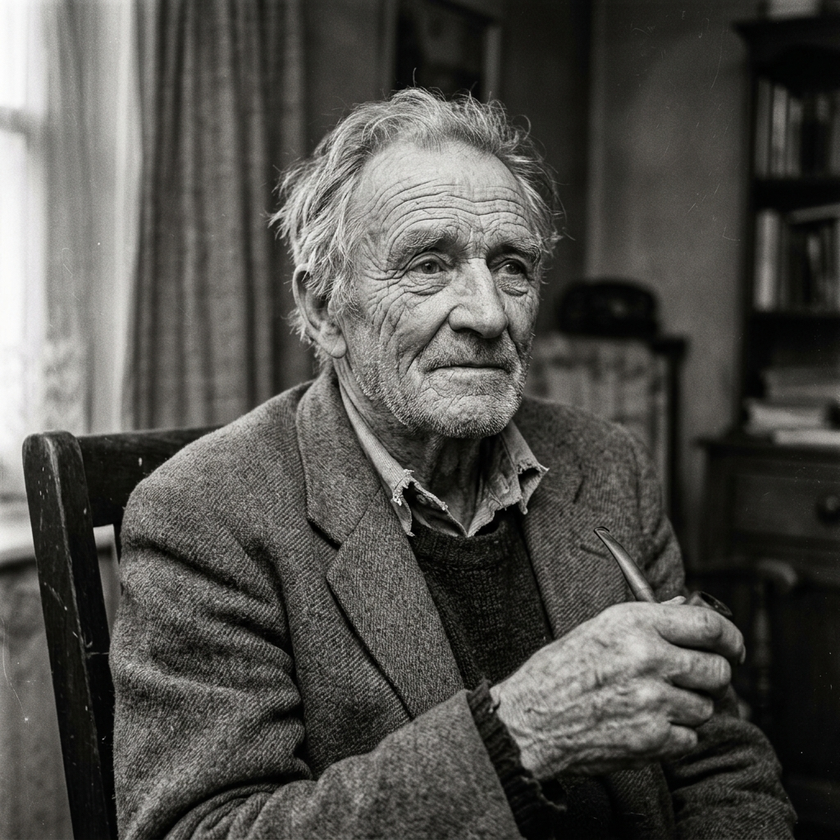
#> input picture contrast_enhancer/test_images/test_bw.png, 840 x 840 px, shrunk from 1024 x 1024 before the run
$ python -i engine.py   (imports and definitions only)
#> lines starting #> are read from the running program, lines starting #| are printed output that depends on the picture
import cv2
import numpy as np

class ImageEngine:
    """
    Handles all image processing operations.
    Modular design allows for easy extension of algorithms.
    """

    @staticmethod
    def equalize_grayscale(image_np):
        """Applies Histogram Equalization to a grayscale image."""
        if len(image_np.shape) == 3:
            image_np = cv2.cvtColor(image_np, cv2.COLOR_RGB2GRAY)
        return cv2.equalizeHist(image_np)

    @staticmethod
    def equalize_color(image_np):
        """
        Applies Histogram Equalization to a color image.
        Converts to YCrCb to equalize only the Luminance (Y) channel.
        This prevents hue shifts and color distortion.
        """
        # Convert BGR to YCrCb (OpenCV uses BGR by default, but we'll handle RGB from PIL)
        img_y_cr_cb = cv2.cvtColor(image_np, cv2.COLOR_RGB2YCrCb)
#> img_y_cr_cb: shape (840, 840, 3); mean of channels 0, 1, 2 79.4, 128.9, 125.8

        # Split channels
        y, cr, cb = cv2.split(img_y_cr_cb)

        # Equalize the Y channel
        y_eq = cv2.equalizeHist(y)
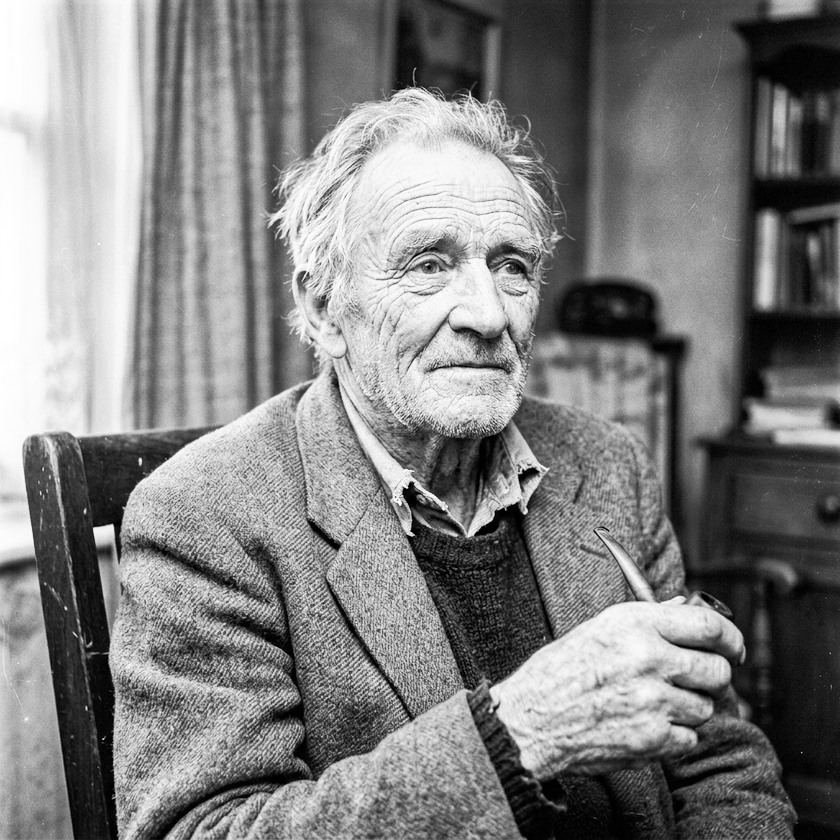
#> y_eq: shape (840, 840); min 0, max 255, mean 128.1

        # Merge back
        img_eq_y_cr_cb = cv2.merge([y_eq, cr, cb])
#> img_eq_y_cr_cb: shape (840, 840, 3); mean of channels 0, 1, 2 128.1, 128.9, 125.8

        # Convert back to RGB
        return cv2.cvtColor(img_eq_y_cr_cb, cv2.COLOR_YCrCb2RGB)

    @staticmethod
    def get_histogram_data(image_np):
        """Calculates histogram data for visualization."""
        if len(image_np.shape) == 2:
            hist = cv2.calcHist([image_np], [0], None, [256], [0, 256])
            return {'Gray': hist}
        else:
            # Color channels
            channels = ('R', 'G', 'B')
            hists = {}
            for i, col in enumerate(channels):
                hists[col] = cv2.calcHist([image_np], [i], None, [256], [0, 256])
            return hists

>>> import cv2
>>> picture = cv2.cvtColor(cv2.imread('../test_images/test_bw.png'), cv2.COLOR_BGR2RGB)
>>> result = ImageEngine().equalize_color(picture)

$ run again, on contrast_enhancer/test_images/test_color_1.png
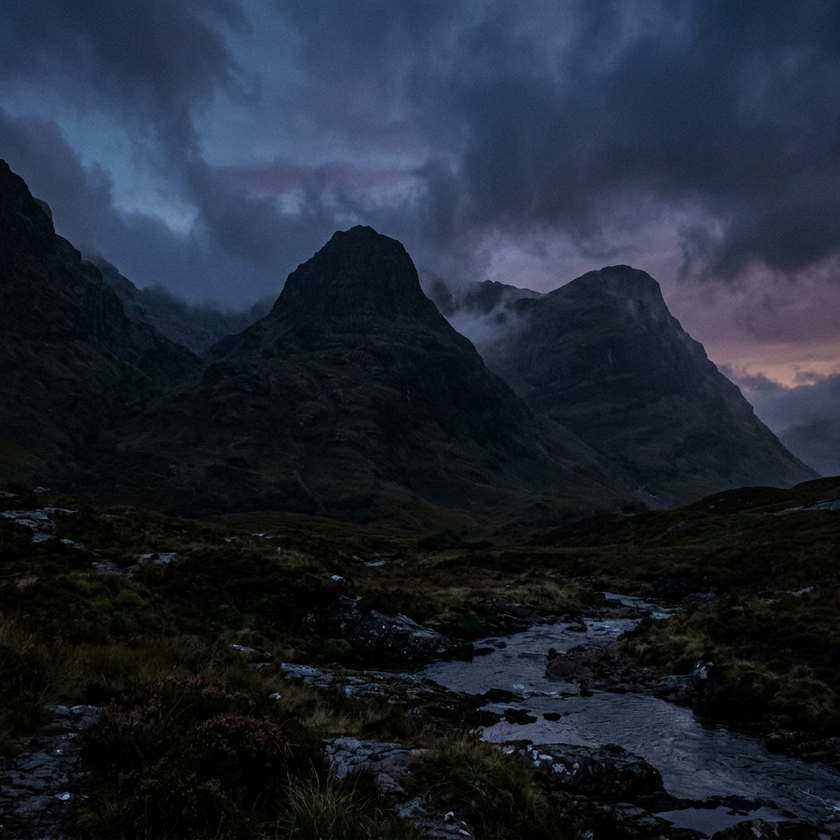
#> input picture contrast_enhancer/test_images/test_color_1.png, 840 x 840 px, shrunk from 1024 x 1024 before the run
#> img_y_cr_cb: shape (840, 840, 3); mean of channels 0, 1, 2 36.7, 123.2, 135.2
#> in equalize_color, `y, cr, cb = cv2.split(img_y_cr_cb)`:
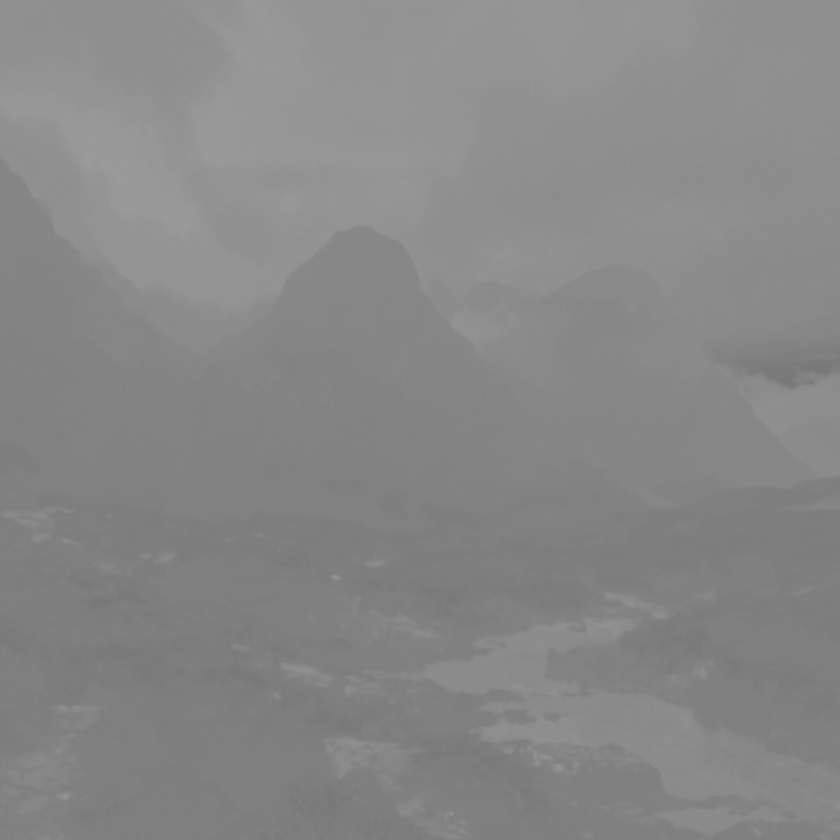
#> cb: shape (840, 840); min 118, max 155, mean 135.2
#> img_eq_y_cr_cb: shape (840, 840, 3); mean of channels 0, 1, 2 126.9, 123.2, 135.2
#> in equalize_color, `return cv2.cvtColor(img_eq_y_cr_cb, cv2.COLOR_YCrCb2RGB)`:
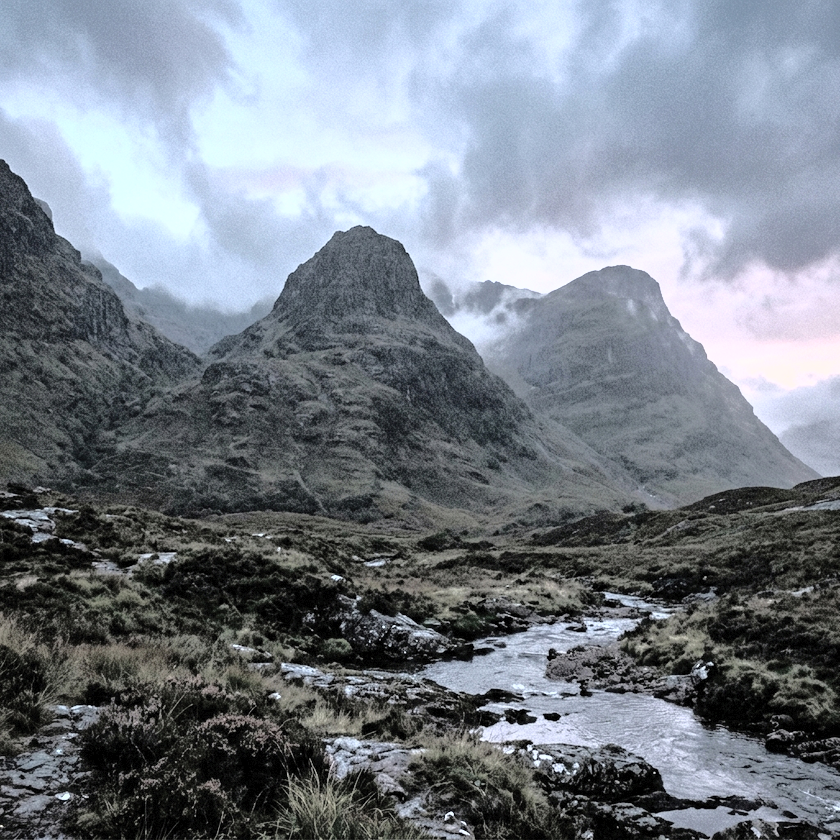
#> returned value: shape (840, 840, 3); mean R, G, B 120.1, 127.8, 137.6

$ run again, on contrast_enhancer/test_images/test_color_2.png
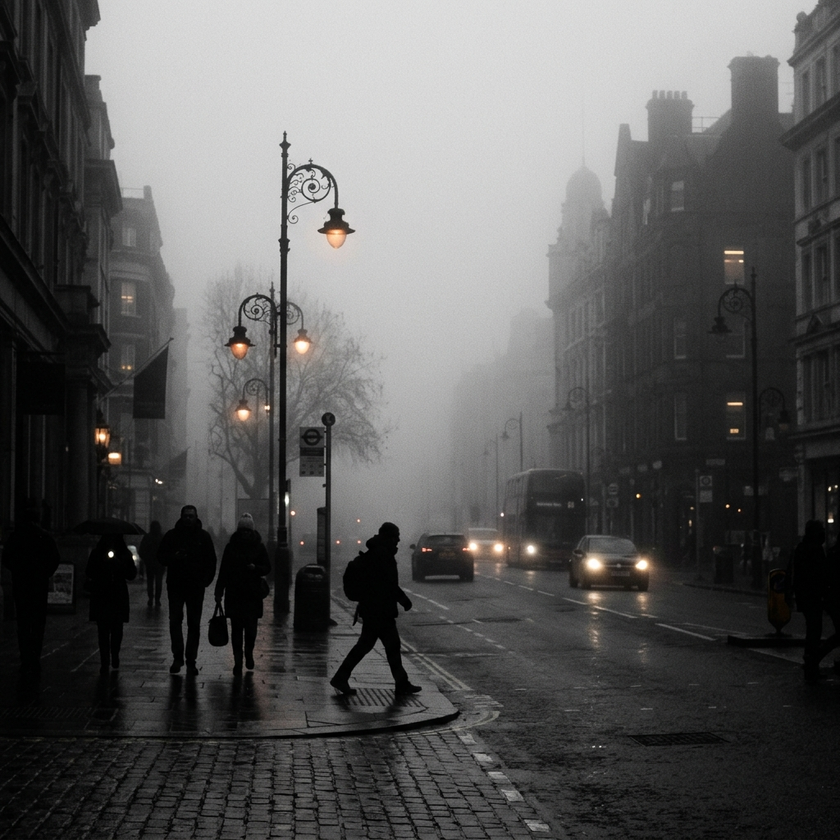
#> input picture contrast_enhancer/test_images/test_color_2.png, 840 x 840 px, shrunk from 1024 x 1024 before the run
#> img_y_cr_cb: shape (840, 840, 3); mean of channels 0, 1, 2 91, 128.2, 127.6
#> in equalize_color, `y_eq = cv2.equalizeHist(y)`:
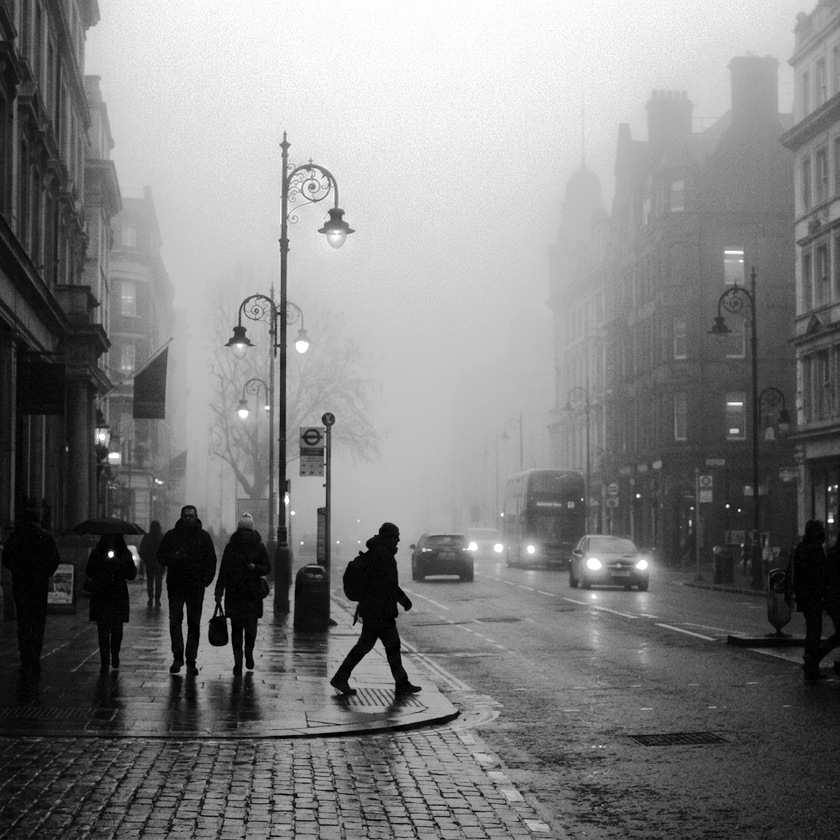
#> y_eq: shape (840, 840); min 0, max 255, mean 127.4
#> img_eq_y_cr_cb: shape (840, 840, 3); mean of channels 0, 1, 2 127.4, 128.2, 127.6

$ run again, on contrast_enhancer/test_images/test_color_3.png
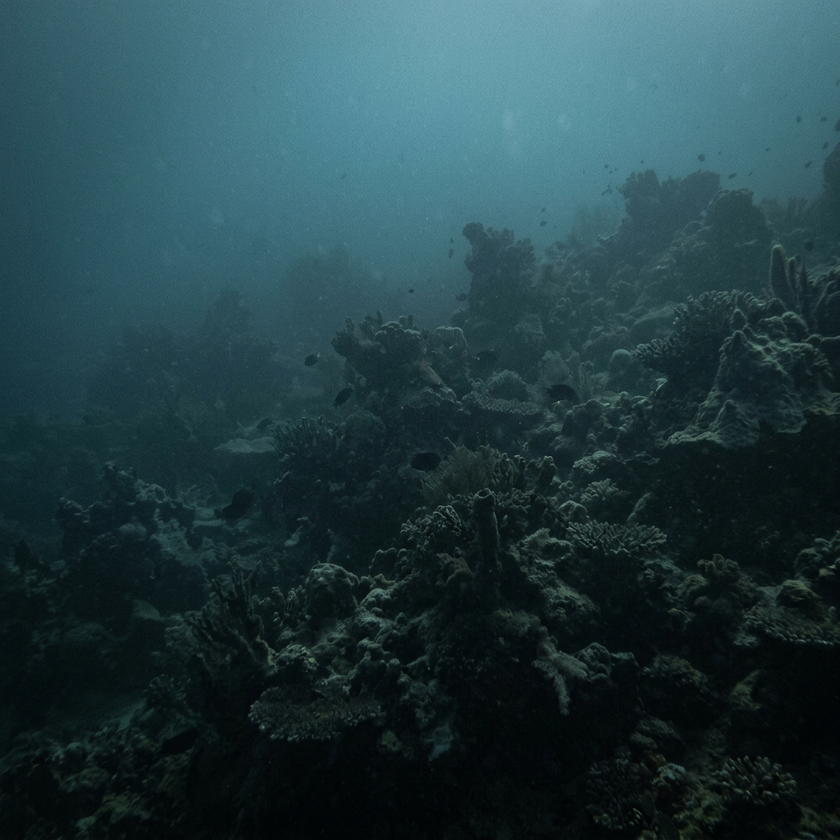
#> input picture contrast_enhancer/test_images/test_color_3.png, 840 x 840 px, shrunk from 1024 x 1024 before the run
#> img_y_cr_cb: shape (840, 840, 3); mean of channels 0, 1, 2 54.6, 114.3, 135.2
#> in equalize_color, `y, cr, cb = cv2.split(img_y_cr_cb)`:
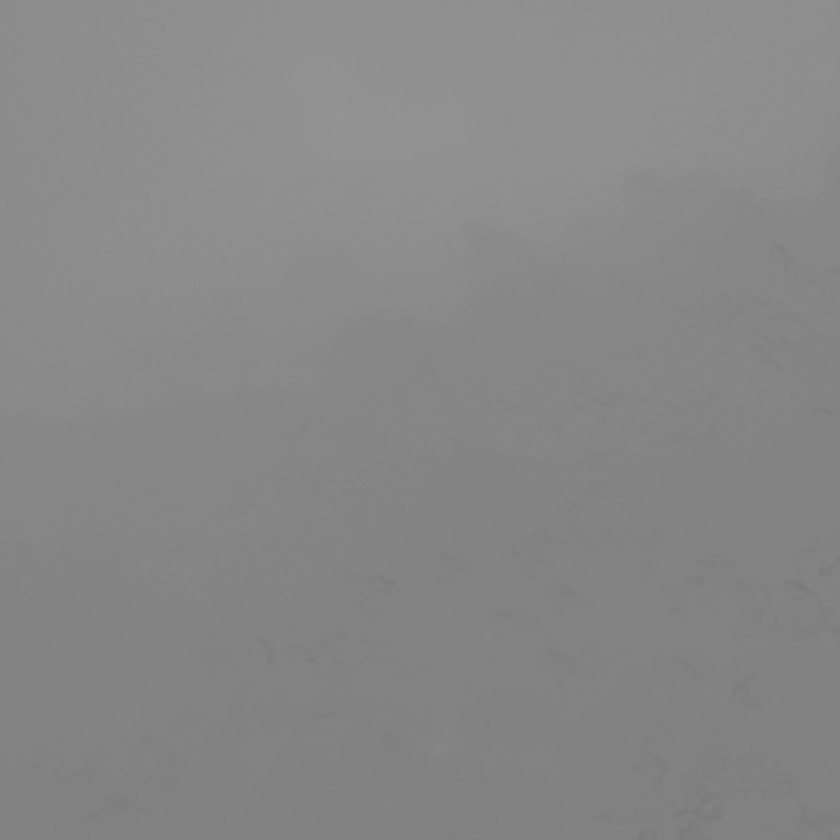
#> cb: shape (840, 840); min 121, max 148, mean 135.2
#> img_eq_y_cr_cb: shape (840, 840, 3); mean of channels 0, 1, 2 128.7, 114.3, 135.2
#> in equalize_color, `return cv2.cvtColor(img_eq_y_cr_cb, cv2.COLOR_YCrCb2RGB)`:
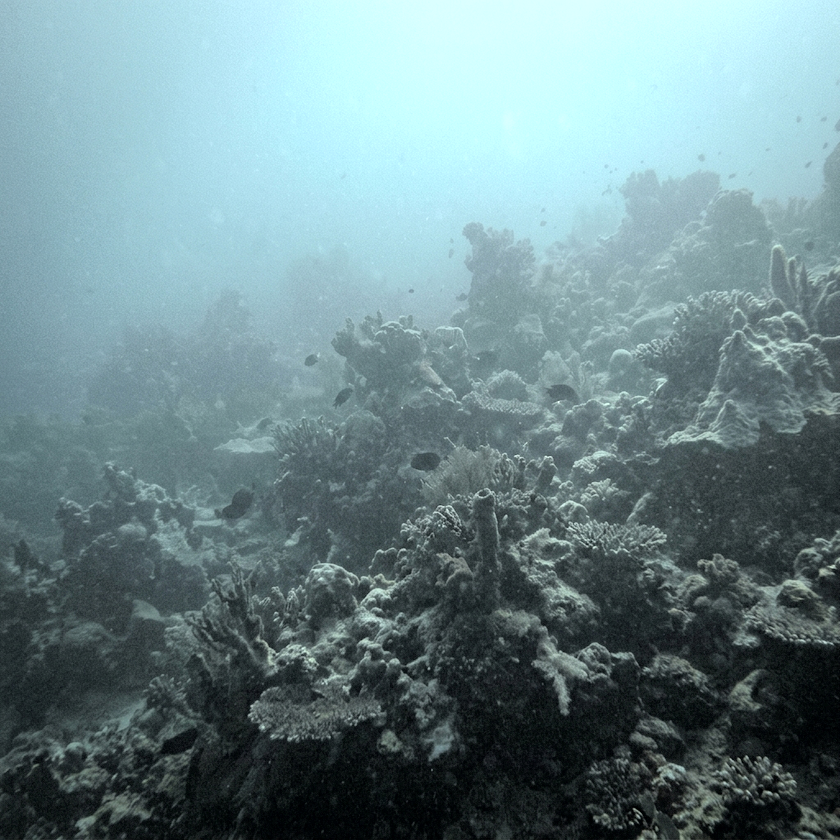
#> returned value: shape (840, 840, 3); mean R, G, B 109.5, 135.5, 139.9
